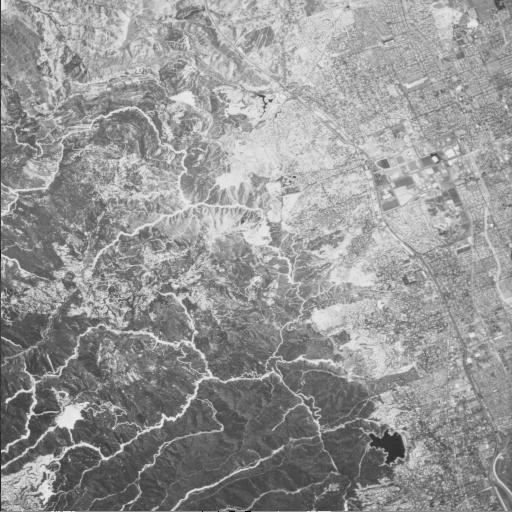
#> input picture teste_cinza_namao.jpg, 512 x 512 px
$ python quantiza_nao_uniforme.py ../teste_cinza_namao.jpg 5
#> lines starting #> are read from the running program, lines starting #| are printed output that depends on the picture
#> in main, img is the input picture: PIL image 512x512 L; min 0, max 247, mean 149.8
#|   Formato original : (512, 512) | dtype: uint8
#|   Formato cinza    : (512, 512) | Mín: 0 | Máx: 247
### src/core/quantization.py
"""
quantization.py — Módulo de Quantização de Imagens em Tons de Cinza e Coloridas (RGB).

Implementa técnicas de quantização digital, reduzindo o número de níveis
de intensidade (bits de quantização / tamanho de paleta de cores) de imagens:

1. **Quantização Uniforme**: Divide o intervalo [0, 255] em intervalos iguais e
   reconstrói no centróide (ponto médio). Em RGB, aplica mapeamento escalar por canal,
   resultando em (2^b)^3 cores no total.

2. **Quantização Não-Uniforme (K-Means / MiniBatchKMeans)**: Algoritmo adaptativo
   que encontra os k centróides ótimos no espaço 1D (cinza) ou espaço 3D de cores (RGB).
   Carregado sob demanda (Lazy Loading) para acelerar a inicialização Web.

3. **Quantização por Histograma**: Particionamento adaptativo por quantis/percentis.

4. **Dithering por Difusão de Erro (Floyd-Steinberg)**: Difusão de resíduos de quantização
   para os 4 vizinhos imediatos (7/16, 3/16, 5/16, 1/16) em matrizes 2D e tensores 3D RGB.

Referências:
    - Gonzalez & Woods, "Digital Image Processing", Cap. 8.
    - Lloyd, S.P. (1982). "Least squares quantization in PCM". IEEE Transactions.
    - Floyd, R.W. & Steinberg, L. (1976). "An Adaptive Algorithm for Spatial Grey Scale".
"""

from enum import Enum, auto
import gc
from typing import Any, Callable
import numpy as np

# Controle de estado de carregamento do K-Means em NumPy puro
_KMEANS_CLASS = None
_MINIBATCH_KMEANS_CLASS = None


def _quantize_kmeans_1d(
    image: np.ndarray,
    bits: int = 4,
    n_clusters: int | None = None,
    random_state: int = 42,
    max_iter: int = 50,
    tol: float = 1e-3,
) -> np.ndarray:
    """
    Quantização K-Means 1D ultra-rápida baseada na distribuição de frequências (histograma).

    Em imagens em escala de cinza de 8 bits, existem no máximo 256 níveis únicos de intensidade.
    Esta função executa o K-Means ponderado diretamente sobre os valores únicos e suas contagens,
    convergindo em milissegundos e mapeando a imagem completa via Look-Up Table (LUT).
    """
#> called with bits = 5, random_state = 42, max_iter = 50, tol = 0.001
    k = 2 ** bits if n_clusters is None else n_clusters
    unique_vals, weights = np.unique(image, return_counts=True)
#> unique_vals = 229 values from 0 to 247; weights = 229 values, max 2411 at index 149, min 1 at index 2, mean 1144.7
    n_unique = len(unique_vals)
#> n_unique = 229

    if n_unique <= k:
        all_vals = np.arange(256, dtype=np.float32)
        dists = np.abs(all_vals[:, None] - unique_vals.astype(np.float32)[None, :])
        lut = unique_vals[np.argmin(dists, axis=1)].astype(np.uint8)
        return lut[image]

    effective_k = min(k, n_unique)
#> effective_k = 32
    unique_vals_f = unique_vals.astype(np.float32)
#> unique_vals_f = 229 values from 0 to 247
    weights_f = weights.astype(np.float32)
#> weights_f has the same summary as weights

    # Inicialização K-Means++ ponderada determinística
    rng = np.random.default_rng(random_state)
    probs = weights_f / np.sum(weights_f)
#> probs = 229 values, max 0.0092 at index 149, min 3.81e-06 at index 2, mean 0.00437
    centers = np.empty(effective_k, dtype=np.float32)
    first_idx = rng.choice(n_unique, p=probs)
#> first_idx = 169
    centers[0] = unique_vals_f[first_idx]
    closest_dist_sq = (unique_vals_f - centers[0]) ** 2
#> closest_dist_sq = 229 values, max 34225 at index 0, min 0 at index 169, mean 7547.1

    for c in range(1, effective_k):
        combined = closest_dist_sq * weights_f
        s = float(np.sum(combined))
        p_c = (combined / s) if s > 0 else probs
        chosen = rng.choice(n_unique, p=p_c)
        centers[c] = unique_vals_f[chosen]
        closest_dist_sq = np.minimum(closest_dist_sq, (unique_vals_f - centers[c]) ** 2)
#> this loop made 31 passes
#> (s, chosen) on passes 1 to 12: (767178112, 78), (154161536, 191), (131131272, 133), (42348136, 57), (36665576, 211), (34649416, 149), (27921240, 120), (15650849, 88), (10714661, 108), (7800757, 117), (7651642, 198), (7167485, 159)
#> after the loop, centers = 32 values, max 227 at index 5, min 46 at index 17, mean 148.5; closest_dist_sq = 229 values, max 2116 at index 0, min 0 at index 30, mean 80.83

    # Iterações de Lloyd ponderadas vetorizadas
    for _ in range(max_iter):
        dists = np.abs(unique_vals_f[:, None] - centers[None, :])
        labels = np.argmin(dists, axis=1)

        b_weights = np.bincount(labels, weights=weights_f, minlength=effective_k)
        b_sums = np.bincount(labels, weights=unique_vals_f * weights_f, minlength=effective_k)

        active = b_weights > 0
        new_centers = centers.copy()
        new_centers[active] = b_sums[active] / b_weights[active]

        if float(np.max(np.abs(new_centers - centers))) < tol:
            centers = new_centers
            break
        centers = new_centers
#> this loop made 9 passes
#> pass 1, in _quantize_kmeans_1d, `dists = np.abs(unique_vals_f[:, None] - centers[None, :])`:
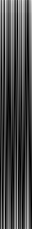
#> dists: shape (229, 32) float32; min 0, max 227, mean 70.2

    # Mapeamento instantâneo via LUT de 256 bytes
    all_vals = np.arange(256, dtype=np.float32)
    dists_all = np.abs(all_vals[:, None] - centers[None, :])
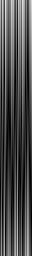
#> dists_all: shape (256, 32) float32; min 0.00102, max 229.2, mean 75.4
    nearest = np.argmin(dists_all, axis=1)
#> nearest = 256 values, max 31 at index 216, min 0 at index 184, mean 14.61
    lut = np.uint8(np.clip(np.round(centers[nearest]), 0, 255))
#> lut = 256 values from 49 to 229
    return lut[image]


class NumPyKMeans:
    """Implementação vetorizada em NumPy puro do algoritmo K-Means (Lloyd + K-Means++)."""

    # [92 lines left out: functions __init__, fit, not called in this run]


class NumPyMiniBatchKMeans:
    """Implementação vetorizada em NumPy puro de MiniBatch K-Means para alta velocidade."""

    # [108 lines left out: functions __init__, fit, not called in this run]


class QuantizationTechnique(Enum):
    """Técnicas de quantização disponíveis."""

    UNIFORM = auto()          # Quantização Uniforme — intervalos iguais (centróides)
    KMEANS = auto()           # Quantização Não-Uniforme — K-Means adaptativo
    HISTOGRAM = auto()        # Quantização por Histograma — particionamento adaptativo por quantis
    FLOYD_STEINBERG = auto()  # Quantização com Dithering — Difusão de Erro (Floyd-Steinberg)


def is_kmeans_loaded() -> bool:
    """Verifica se a classe KMeans já foi inicializada em memória."""
    return _KMEANS_CLASS is not None


# [13 lines left out: function get_kmeans_class, not called in this run]


def get_minibatch_kmeans_class(
    on_start_load: Callable[[], None] | None = None,
    on_done_load: Callable[[], None] | None = None,
):
    """Retorna a classe NumPyMiniBatchKMeans compatível."""
    global _MINIBATCH_KMEANS_CLASS
    if _MINIBATCH_KMEANS_CLASS is None:
        if on_start_load is not None:
            on_start_load()
        _MINIBATCH_KMEANS_CLASS = NumPyMiniBatchKMeans
        if on_done_load is not None:
            on_done_load()
    return _MINIBATCH_KMEANS_CLASS


def quantize(
    image: np.ndarray,
    bits: int,
    technique: QuantizationTechnique,
    n_clusters: int | None = None,
) -> np.ndarray:
    """
    Aplica a técnica de quantização especificada a uma imagem em tons de cinza (2D) ou colorida RGB (3D).

    Dispatches para `quantize_uniform`, `quantize_kmeans`, `quantize_histogram`
    ou `quantizacao_dithering_floyd_steinberg`.

    Args:
        image: Array NumPy (H, W) ou (H, W, 3) dtype uint8.
        bits: Número de bits de quantização (1 a 8).
        technique: Técnica de quantização a ser utilizada.
        n_clusters: Opcional, número explícito de clusters/cores na paleta para K-Means.

    Returns:
        Array NumPy (H, W) ou (H, W, 3) dtype uint8 com a imagem quantizada.

    Raises:
        ValueError: Se `bits` estiver fora do intervalo [1, 8] ou `technique` for desconhecida.
    """
    if technique == QuantizationTechnique.UNIFORM:
        return quantize_uniform(image, bits)
    if technique == QuantizationTechnique.KMEANS:
        return quantize_kmeans(image, bits=bits, n_clusters=n_clusters)
    if technique == QuantizationTechnique.HISTOGRAM:
        return quantize_histogram(image, bits)
    if technique == QuantizationTechnique.FLOYD_STEINBERG:
        return quantizacao_dithering_floyd_steinberg(image, bits)

    raise ValueError(f"Técnica desconhecida: {technique}")


# [41 lines left out: function quantize_uniform, not called in this run]


def quantize_kmeans(
    image: np.ndarray,
    bits: int = 4,
    n_clusters: int | None = None,
    random_state: int = 42,
    n_init: int = 10,
    use_minibatch: bool = True,
    on_start_load: Callable[[], None] | None = None,
    on_done_load: Callable[[], None] | None = None,
) -> np.ndarray:
    """
    Quantização Não-Uniforme via K-Means: encontra os k centróides ótimos
    que minimizam a distância intra-cluster no espaço de intensidades (1D para cinza, 3D para RGB).

    Em imagens RGB, executa quantização vetorial no espaço tridimensional de cores agrupando
    (H*W, 3) pixels em k cores de paleta representativas.

    Args:
        image: Array NumPy (H, W) ou (H, W, 3) dtype uint8.
        bits: Nível de quantização em bits (1 a 8), definindo k = 2^bits quando n_clusters não for informado.
        n_clusters: Opcional, quantidade explícita de cores/clusters na paleta final.
        random_state: Semente aleatória para reprodutibilidade dos resultados.
        n_init: Número de inicializações do K-Means.
        use_minibatch: Se True, utiliza MiniBatchKMeans para velocidade máxima em imagens grandes.
        on_start_load: Callback opcional executado caso scikit-learn precise ser importado.
        on_done_load: Callback opcional executado após a importação do scikit-learn.

    Returns:
        Array NumPy (H, W) ou (H, W, 3) dtype uint8 com a imagem quantizada pelo K-Means.

    Raises:
        ValueError: Se `bits` ou `n_clusters` forem inválidos.
    """
    if n_clusters is None:
        _validate_bits(bits)
        k = 2 ** bits
    else:
        if not isinstance(n_clusters, int) or n_clusters < 1 or n_clusters > 1024:
            raise ValueError(f"n_clusters deve ser um inteiro entre 1 e 1024. Recebido: {n_clusters!r}")
        k = n_clusters

    _validate_image(image)

    # Carrega classe de K-Means sob demanda para acionar callbacks caso registrados
    if use_minibatch:
        ClusterClass = get_minibatch_kmeans_class(on_start_load=on_start_load, on_done_load=on_done_load)
    else:
        ClusterClass = get_kmeans_class(on_start_load=on_start_load, on_done_load=on_done_load)

    # Otimização específica para 1D (escala de cinza): K-Means ponderado por histograma via LUT
    if image.ndim == 2:
        return _quantize_kmeans_1d(
            image=image,
            bits=bits,
            n_clusters=n_clusters,
            random_state=random_state,
        )

    # Imagens 3D (RGB): quantização vetorial no cubo de cores RGB
    pixels = image.reshape(-1, 3).astype(np.float32)
    num_samples = pixels.shape[0]
    effective_k = min(k, num_samples)

    try:
        if use_minibatch:
            batch_size = min(2048, max(256, num_samples // 10))
            cluster_model = ClusterClass(
                n_clusters=effective_k,
                random_state=random_state,
                n_init=min(n_init, 3),
                batch_size=batch_size,
            )
        else:
            cluster_model = ClusterClass(
                n_clusters=effective_k,
                random_state=random_state,
                n_init=n_init,
            )

        cluster_model.fit(pixels)

        # Mapeia cada centróide para uint8 [0, 255] e reconstrói a imagem na forma original
        centroides = np.uint8(np.clip(np.round(cluster_model.cluster_centers_), 0, 255))
        quantizada = centroides[cluster_model.labels_].reshape(image.shape)
        return quantizada
    finally:
        del pixels
        gc.collect()


# [53 lines left out: function quantize_histogram, not called in this run]


_FS_W7: float = 7.0 / 16.0
_FS_W3: float = 3.0 / 16.0
_FS_W5: float = 5.0 / 16.0
_FS_W1: float = 1.0 / 16.0


# [147 lines left out: functions _diffuse_floyd_steinberg_2d, quantizacao_dithering_floyd_steinberg, not called in this run]


# Alias compatível com as demais funções de quantização do módulo
quantize_floyd_steinberg = quantizacao_dithering_floyd_steinberg


def technique_label(technique: QuantizationTechnique) -> str:
    """
    Retorna uma string legível descrevendo a técnica de quantização.

    Args:
        technique: Instância de QuantizationTechnique.

    Returns:
        Nome formatado da técnica para exibição na interface ou logs.
    """
    labels = {
        QuantizationTechnique.UNIFORM: "Quantização Uniforme (Centróides)",
        QuantizationTechnique.KMEANS: "Quantização Não-Uniforme (K-Means)",
        QuantizationTechnique.HISTOGRAM: "Quantização por Histograma (Frequência)",
        QuantizationTechnique.FLOYD_STEINBERG: "Dithering por Difusão de Erro (Floyd-Steinberg)",
    }
    return labels[technique]


# ---------------------------------------------------------------------------
# Funções Privadas de Validação
# ---------------------------------------------------------------------------


def _validate_bits(bits: int) -> None:
    """Valida que o número de bits está no intervalo permitido [1, 8]."""
    if not isinstance(bits, int) or not (1 <= bits <= 8):
        raise ValueError(
            f"O número de bits deve ser um inteiro entre 1 e 8. Recebido: {bits!r}"
        )


def _validate_image(image: np.ndarray) -> None:
    """Valida que o array de entrada é uma imagem NumPy válida (2D cinza ou 3D RGB com 3 canais) em uint8."""
    if not isinstance(image, np.ndarray):
        raise ValueError("A imagem deve ser um array NumPy.")
    if image.ndim not in (2, 3):
        raise ValueError(
            f"Esperado array 2D (H, W) ou 3D (H, W, 3). "
            f"Recebido array com {image.ndim} dimensões."
        )
    if image.ndim == 3 and image.shape[2] != 3:
        raise ValueError(
            f"Esperado array 3D com 3 canais RGB (H, W, 3). Recebido shape: {image.shape}."
        )
    if image.dtype != np.uint8:
        raise ValueError(
            f"Esperado dtype uint8. Recebido: {image.dtype}."
        )


# [13 lines left out: function _validate_grayscale_image, not called in this run]

### src/core/grayscale.py
"""
grayscale.py — Módulo de Conversão para Tons de Cinza.

Responsável por converter imagens coloridas (RGB) para escala de cinza,
suportando múltiplos métodos de conversão para fins didáticos e de pesquisa.

Referências:
    - ITU-R BT.601: https://www.itu.int/rec/R-REC-BT.601/
    - Gonzalez & Woods, "Digital Image Processing", Cap. 6.
"""

from enum import Enum, auto
import gc
import numpy as np


class GrayscaleMethod(Enum):
    """Métodos disponíveis para conversão de imagem colorida para escala de cinza."""

    LUMINANCE = auto()   # Padrão ITU-R BT.601 — pesos perceptuais por faixa de comprimento de onda
    AVERAGE = auto()     # Média aritmética simples dos 3 canais (R+G+B)/3
    CHANNEL_R = auto()   # Isolamento do canal vermelho
    CHANNEL_G = auto()   # Isolamento do canal verde
    CHANNEL_B = auto()   # Isolamento do canal azul


# Pesos de luminância perceptual definidos pelo padrão ITU-R BT.601 (NTSC)
# O olho humano é mais sensível ao verde (~58.7%), depois vermelho (~29.9%) e azul (~11.4%)
_LUMINANCE_WEIGHTS = np.array([0.2989, 0.5870, 0.1140], dtype=np.float32)


def to_grayscale(image: np.ndarray, method: GrayscaleMethod = GrayscaleMethod.LUMINANCE) -> np.ndarray:
    """
    Converte uma imagem colorida (RGB ou RGBA) para tons de cinza (uint8).

    A imagem resultante possui valores no intervalo [0, 255] e dtype uint8.
    O canal Alpha é descartado automaticamente em imagens RGBA.

    Args:
        image: Array NumPy da imagem de entrada. Aceita:
               - RGB  (H, W, 3), dtype uint8 ou float [0.0–1.0]
               - RGBA (H, W, 4), dtype uint8 ou float [0.0–1.0]
               - Já em escala de cinza (H, W), retornada sem alteração.
        method: Método de conversão. Padrão: GrayscaleMethod.LUMINANCE.

    Returns:
        Array NumPy (H, W) dtype uint8 com valores em [0, 255].

    Raises:
        ValueError: Se o array de entrada não for uma imagem válida (2D ou 3D).
    """
    _validate_image(image)

    # Imagem já está em escala de cinza — garante apenas o dtype correto
    if image.ndim == 2:
        return _ensure_uint8(image)

    # Remove canal Alpha (RGBA → RGB) antes de processar
    rgb = _strip_alpha(image)

    # Normaliza para float32 em [0.0, 1.0] para cálculos intermediários com metade do consumo de RAM
    rgb_float = rgb.astype(np.float32) / 255.0 if rgb.dtype == np.uint8 else rgb.astype(np.float32)

    try:
        if method == GrayscaleMethod.LUMINANCE:
            return _convert_luminance(rgb_float)
        if method == GrayscaleMethod.AVERAGE:
            return _convert_average(rgb_float)
        if method == GrayscaleMethod.CHANNEL_R:
            return _extract_channel(rgb_float, channel=0)
        if method == GrayscaleMethod.CHANNEL_G:
            return _extract_channel(rgb_float, channel=1)
        if method == GrayscaleMethod.CHANNEL_B:
            return _extract_channel(rgb_float, channel=2)

        raise ValueError(f"Método de conversão desconhecido: {method}")
    finally:
        del rgb_float
        gc.collect()


# [110 lines left out: functions is_channel_isolation, get_channel_index, get_channel_color_name, get_channel_color_hex, isolate_channel_rgb, colorize_channel and 1 more, not called in this run]


# ---------------------------------------------------------------------------
# Funções Privadas de Conversão
# ---------------------------------------------------------------------------


def _validate_image(image: np.ndarray) -> None:
    """Valida que o array de entrada é uma imagem com 2 ou 3 dimensões."""
    if not isinstance(image, np.ndarray):
        raise ValueError("A imagem deve ser um array NumPy.")
    if image.ndim not in (2, 3):
        raise ValueError(
            f"Array com {image.ndim} dimensões não é uma imagem válida. "
            "Esperado: 2D (escala de cinza) ou 3D (colorida com canais)."
        )


# [5 lines left out: function _strip_alpha, not called in this run]


def _ensure_uint8(image: np.ndarray) -> np.ndarray:
    """Garante que a imagem está em dtype uint8 com valores em [0, 255]."""
    if image.dtype == np.uint8:
        return image
    if np.issubdtype(image.dtype, np.floating):
        return (np.clip(image, 0.0, 1.0) * 255).round().astype(np.uint8)
    return image.astype(np.uint8)


# [29 lines left out: functions _convert_luminance, _convert_average, _extract_channel, not called in this run]

### scripts/quantiza_nao_uniforme.py
"""
quantiza_nao_uniforme.py — Script CLI para Quantização Não-Uniforme com K-Means.

Uso:
    python scripts/quantiza_nao_uniforme.py <caminho_da_imagem> <bits>

Exemplo:
    python scripts/quantiza_nao_uniforme.py imagem.png 4

Técnica:
    Quantização Não-Uniforme via K-Means — encontra os 2^bits centróides ótimos
    baseados na distribuição real dos pixels da imagem.
"""

import sys
from pathlib import Path

sys.path.insert(0, str(Path(__file__).resolve().parent.parent))

from PIL import Image
import numpy as np

from src.core.grayscale import GrayscaleMethod, to_grayscale
from src.core.quantization import QuantizationTechnique, quantize, technique_label


def main(image_path: str, bits: int) -> None:
    """
    Executa a quantização K-Means em uma imagem e salva o resultado.

    Args:
        image_path: Caminho para o arquivo de imagem de entrada.
        bits: Número de bits de quantização (1 a 8).
    """
    source = Path(image_path)
    if not source.is_file():
        print(f"Erro: arquivo '{image_path}' não encontrado.", file=sys.stderr)
        sys.exit(1)

    print(f"Carregando imagem: {source.name}")
    with Image.open(source) as img:
        image_array = np.array(img)
    print(f"  Formato original : {image_array.shape} | dtype: {image_array.dtype}")

    print("Convertendo para escala de cinza (ITU-R BT.601)...")
    gray = to_grayscale(image_array, method=GrayscaleMethod.LUMINANCE)
    print(f"  Formato cinza    : {gray.shape} | Mín: {gray.min()} | Máx: {gray.max()}")

    n_tons = 2 ** bits
    print(f"\nAplicando {technique_label(QuantizationTechnique.KMEANS)} ({bits} bits / {n_tons} tons)...")
    print("  (K-Means pode demorar alguns segundos para imagens grandes)")
    quantized = quantize(gray, bits=bits, technique=QuantizationTechnique.KMEANS)

    output_path = source.parent / f"{source.stem}_kmeans_{bits}bits.png"
    Image.fromarray(quantized).save(output_path)

    print(f"\nImagem salva em : {output_path}")
    print(f"  Níveis únicos  : {len(set(quantized.ravel()))}")
#|   Níveis únicos  : 32
    print(f"  Mín / Máx      : {quantized.min()} / {quantized.max()}")
#|   Mín / Máx      : 49 / 229


def _parse_args() -> tuple[str, int]:
    """Valida e retorna os argumentos da linha de comando."""
    if len(sys.argv) != 3:
        print("Uso: python scripts/quantiza_nao_uniforme.py <caminho_da_imagem> <bits (1-8)>")
        sys.exit(1)

    image_path = sys.argv[1]

    try:
        bits = int(sys.argv[2])
        if not (1 <= bits <= 8):
            raise ValueError
    except ValueError:
        print("Erro: <bits> deve ser um inteiro entre 1 e 8.", file=sys.stderr)
        sys.exit(1)

    return image_path, bits


if __name__ == "__main__":
    _image_path, _bits = _parse_args()
    main(_image_path, _bits)
